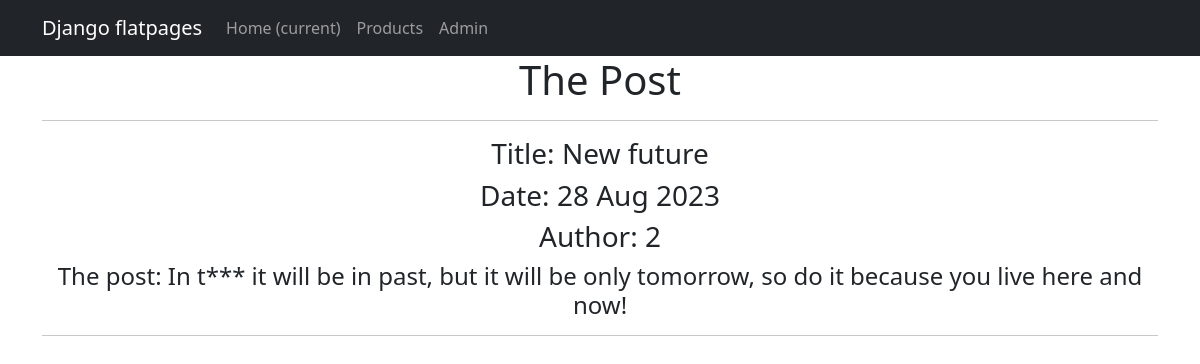
Page /news/4 on the committed database.
### news/models.py (models this page shows, shortened)
class Post(models.Model):
    author = models.ForeignKey(Author, on_delete=models.CASCADE)
    NEWS = 'NW'
    ARTICLE = 'AR'
    CATEGORY_CHOICES = (
        (NEWS, 'Новость'),
        (ARTICLE, 'Статья'),
    )
    category_type = models.CharField(max_length=2, choices=CATEGORY_CHOICES, default=ARTICLE)
    date_creation = models.DateTimeField(auto_now_add=True)
    post_category = models.ManyToManyField(Category, through='PostCategory')
    title = models.CharField(max_length=128)
    text = models.TextField()
    rating = models.SmallIntegerField(default=0)

### news/views.py (the view)
# urls.py: path('<int:pk>', PostDetail.as_view())
class PostDetail(DetailView):
    model = Post
    template_name = 'post.html'
    context_object_name = 'post'

### news/templatetags/custom_filters.py (called while the page is built)
@register.filter()
def censor(value):
    text = value.split()
    for i, word in enumerate(text):
        if word in bad_words:
            text[i] = word[0] + '***'
    return ' '.join(text)

### templates/post.html (shortened to what this page needs)
{% extends 'flatpages/default.html' %}
{% load custom_filters %}
{% block content %}
    <h1>The Post</h1>
    <hr>
    <h3>Title: {{ post.title|censor }}</h3>
    <h3>Date: {{ post.date_creation|date:'d M Y' }}</h3>
    <h3>Author: {{ post.author_id}}</h3>
    <h4>The post: {{ post.text|censor }}</h4>
    <hr>
{% endblock content %}

### rows in the picture
Post: title|censor "New future", date_creation "28 Aug 2023", author_id "2", text|censor "In t*** it will be in past, but it will be only tomorrow, so do it because you live here and now!"
